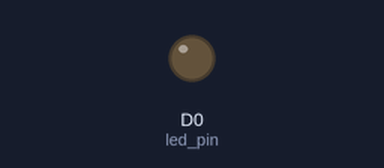
A sketch run on a simulated ESP8266 (NodeMCU). On the bench: output pins drawn as LEDs (lit = HIGH).

Above: at 0.15 s.
Timing chart, 0 to 40.0 s (numbered marks = the images above):
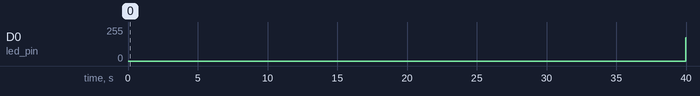

The sketch:

PWM.ino
```cpp
// (licence header left out)
//Initializing LED Pin
//the LED is connected on the digital pin D0
#define led_pin D0

void setup() {
  //Declaring LED pin as output
  pinMode(led_pin, OUTPUT);
}
void loop() {
  //Fading the LED
  for(int i=0; i<255; i++){
    analogWrite(led_pin, i);
    delay(5);
  }
  for(int i=255; i>0; i--){
    analogWrite(led_pin, i);
    delay(5);
  }
}
```

Measured:
- by itself, D0 (led_pin): 0/255 → 173/255 at 40.0 s
